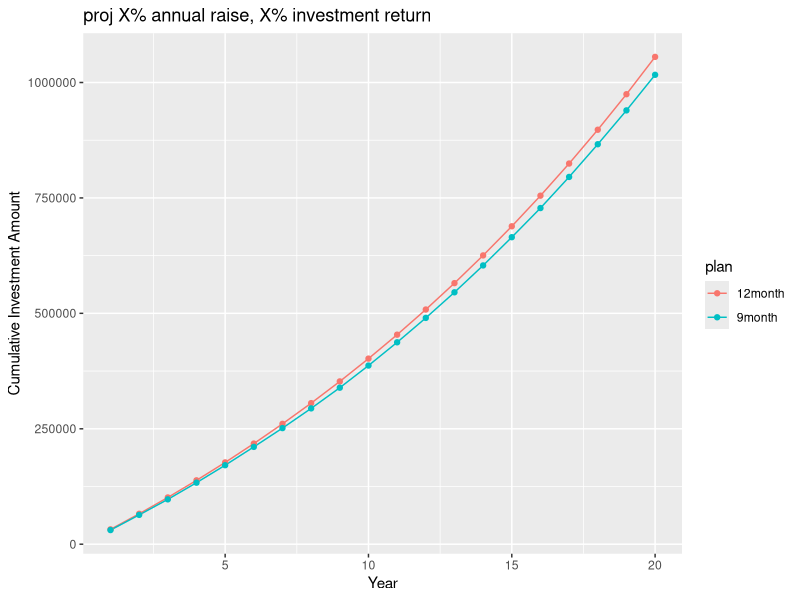
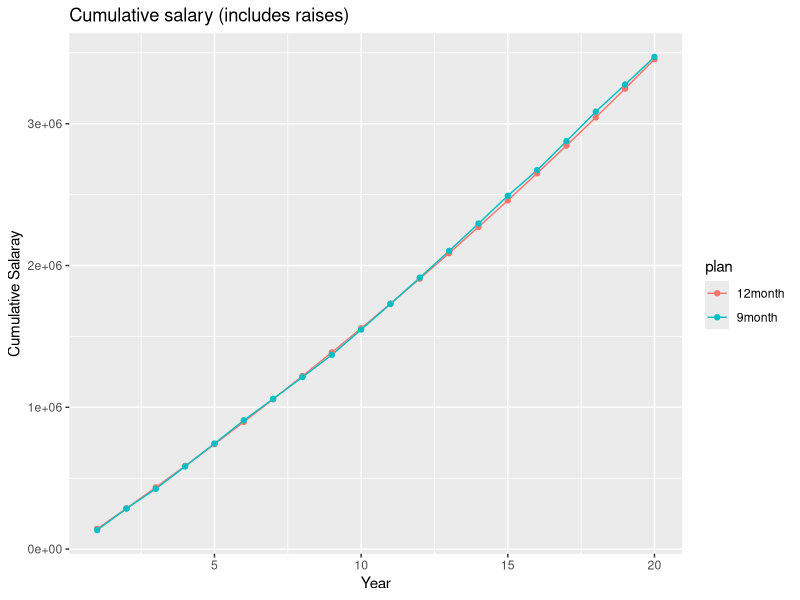

Here is the R script that generated these plots, in order:
library(tidyverse)

rm(list = ls())

Sal.init.12=134000 #initial salary
annual.raise=2 #percent annual raise, estimated

salary.reduction=2 #percent decrease in 12 mo salary if accepting 9 mo appt

raise.yr1.9mo=0 #percent raise in yr 1 if moving to 9 mo
raise.yr2.9mo=0 #percent raise in yr 2 if moving to 9 mo
raise.yr3.9mo=2 #percent raise in yr 3 if moving to 9 mo

# If you move to a 9 month appointment, you can try to get summer salary. 
# Here you can modify how many months of 
# salary you get from grants in yrs 1-3
salary.grant.months.yr1=1 #9 mo only
salary.grant.months.yr2=1 #9 mo only
salary.grant.months.yr3=1 #9 mo only

#Your new 9 mo salary
Sal.1.9=Sal.init.12*(1+raise.yr1.9mo/100)*(1-(salary.reduction)/100) 
Sal.2.9=Sal.1.9*(1+raise.yr2.9mo/100)
Sal.3.9=Sal.2.9*(1+raise.yr3.9mo/100)

#new 9 month salary + summer any summer salary you get (calculated as 1/9 of total)
###QUESTION: should this be based on old 12 month salary or the new 9 month salary after any salary reductions?
###QUESTION: should summer salary be based on original salary or new 9 month salary????
Sal.1.9.with.summer=Sal.1.9+(Sal.init.12/9*salary.grant.months.yr1) 
Sal.2.9.with.summer=Sal.1.9+(Sal.init.12/9*salary.grant.months.yr2) 
Sal.3.9.with.summer=Sal.1.9+(Sal.init.12/9*salary.grant.months.yr3) 

annual.rate=6 #annual percent interest rate of investments (estimate)
years_to_project<-20  #for projections of future salary
prob=0.50 #prob of having summer salary in years 4-24
actual_summer_salary_funded<-1 #You can estimate how many months of summer salary ytou get 

## retain 12 month appointment
#############

# DO NOT CHANGE THIS!

rate=annual.rate/12 #we are compounfing monthly so divide annual rate by 12
n=12 # no of months projecting we are doing this we are doing 3 annual projections to see amount after 36 months 

# Total investment at the end of 36 mos (principal + Interest): retain 12 month salary & raises
# YEAR 1
Sal.1.12=Sal.init.12*(1+annual.raise/100)
P1.12=(Sal.1.12/12)*0.0514 #amount of monthly deposit = monthly salary * percent placed in investment account

# This code creates a vector, prin with the principle at the beginning of each period, 
# and then a vector int containing the interest earned in that period. 
prin1.12 <- P1.12 * (1+rate/100)^(0:(n-1))
int1.12  <- prin1.12 * rate/100
totalInt.1.12 <- sum(int1.12)
Invest.proj.1.12<-totalInt.1.12+sum(prin1.12)

# YEAR 2
Sal.2.12=Sal.1.12*(1+annual.raise/100)
P2.12=(Sal.2.12/12)*0.0514 #amount of monthly deposit = monthly salary * percent placed in investment account

prin2.12 <- (P2.12) * (1+rate/100)^(0:(n-1))
int2.12  <- prin2.12 * rate/100
totalInt.2.12 <- sum(int2.12)

carry.forward.2.12<-Invest.proj.1.12*(1+rate/100)^(0:(n-1))
carry.forward.2.12<-carry.forward.2.12[12]
Invest.proj.2.12<-sum(prin2.12)+totalInt.2.12+carry.forward.2.12

# YEAR 3
Sal.3.12=Sal.2.12*(1+annual.raise/100)
P3.12=(Sal.2.12/12)*0.0514 #amount of monthly deposit = monthly salary * percent placed in investment account

prin3.12 <- (P3.12) * (1+rate/100)^(0:(n-1))
int3.12  <- prin3.12 * rate/100
totalInt.3.12 <- sum(int3.12)

carry.forward.3.12<-Invest.proj.2.12*(1+rate/100)^(0:(n-1))
carry.forward.3.12<-carry.forward.3.12[12]
Invest.proj.3.12<-sum(prin3.12)+totalInt.3.12+carry.forward.3.12

# TOTAL after 36 months
Invest.proj.3.12

#############
## move to a 9 month appointment
#############


# Total investment at the end of 36 mos (principal + Interest): 9 month salary with raises

# YEAR 1
P1.9=(Sal.1.9/12)*0.0514 #amount of monthly deposit = monthly salary * percent placed in investment account

# This code creates a vector, prin with the principle at the beginning of each period, 
# and then a vector int containing the interest earned in that period. 
prin1.9 <- P1.9 * (1+rate/100)^(0:(n-1))
int1.9  <- prin1.9 * rate/100
totalInt.1.9 <- sum(int1.9)

Invest.proj.1.9<-sum(prin1.9)+totalInt.1.9
Invest.proj.1.9

# YEAR 2
P2.9=(Sal.2.9/12)*0.0514 #amount of monthly deposit = monthly salary * percent placed in investment account

prin2.9 <- (P2.9) * (1+rate/100)^(0:(n-1))
int2.9  <- prin2.9 * rate/100
totalInt.2.9 <- sum(int2.9)

carry.forward.2.9<-Invest.proj.1.9*(1+rate/100)^(0:(n-1))
carry.forward.2.9<-carry.forward.2.9[12]
Invest.proj.2.9<-sum(prin2.9)+totalInt.2.9+carry.forward.2.9
Invest.proj.2.9

# YEAR 3
P3.9=(Sal.3.9/12)*0.0514 #amount of monthly deposit = monthly salary * percent placed in investment account

prin3.9 <- (P3.9) * (1+rate/100)^(0:(n-1))
int3.9<- prin3.9 * rate/100
totalInt.3.9 <- sum(int3.9)

carry.forward.3.9<-Invest.proj.2.9*(1+rate/100)^(0:(n-1))
carry.forward.3.9<-carry.forward.3.9[12]
Invest.proj.3.9<-sum(prin3.9)+totalInt.3.9+carry.forward.3.9


# SUMMARIES
# 12 Month
Invest.proj.3.12 #retirement investment after 3 years on 12 mo appt
Sal.init.12 #salary at end of 3 years on 12 mo appt
# 9 Month
Invest.proj.3.9 #retirement investment after 3 years on 9 mo appt
Sal.3.9 #salary at end of 3 years on 9 mo appt


# PROJECTIONS

# shift to 9 month assume never get another summer after 3rd year
Base_Salary<-Sal.3.9   #WHAT SHOULD YOU CONSIDER BASE SALARY FOR 9 mos WHEN SIMULATING FORWARD?  
carry.forward<-Invest.proj.3.9

investment_return <- function(x,y,z) {
  data<-as.data.frame(seq(1:years_to_project))
  data$salary<-NA
  # data$carry.forward<-NA
  # data$totalInt.proj<-NA
  data$Invest.proj<-NA
  data$InvestmentReturn<-NA
  data$summer_salary<-NA
  data$total_salary<-NA
  data$InvestmentReturn_cumulative<-NA
  
  for (i in 1:z) {

    
    summer_salary<-Base_Salary/9*rbinom(length(prob), size = 1, prob=prob) #QUESTION THIS SHOULD BE 9 or 12??!!!
    total_salary<-Base_Salary+(summer_salary*actual_summer_salary_funded)
    data$total_salary[i]<-total_salary
    Projections=((total_salary)/12)*0.0514 #amount of monthly deposit = monthly salary * percent placed in investment account
    prin.proj <- Projections*(1+rate/100)^(0:(n-1))
    
    carry.forward<-carry.forward*(1+rate/100)^(0:(n-1))
    carry.forward<-carry.forward[12]
    int.proj  <- prin.proj * rate/100
    totalInt.proj <- sum(int.proj)
    Invest.proj<-sum(prin.proj)+carry.forward+totalInt.proj #Principal+Interest
    data$Invest.proj[i]<-Invest.proj
    data$year[i]
    data$salary[i]<-Base_Salary
    data$summer_salary[i]<-summer_salary
    # data$carry.forward[i]<-carry.forward
    # data$totalInt.proj[i]<-totalInt.proj
    data$InvestmentReturn[i]<-Invest.proj
    Base_Salary<-Base_Salary*(1+annual.raise/100)
    next
  }
  data[,"InvestmentReturn_cumulative"] <- cumsum(data$InvestmentReturn)
  data[,"BaseSalary_cumulative"] <- cumsum(data$salary)
  data[,"TotalSalary_cumulative"] <- cumsum(data$total_salary)
  data[,"plan"] <- "9month"
  # ReturnList <- list("Projected.Investment.Return" = Invest.proj, "Salary" = Base_Salary.end.yr3)
  return(data)
  # return(ReturnList)
  
}
projections.9mos<-investment_return(Base_Salary,carry.forward,years_to_project)
projections.9mos


###PROJ 12 mos

Base_Salary<-Sal.3.12
carry.forward<-Invest.proj.3.12

investment_return <- function(x,y,z) {
  data<-as.data.frame(seq(1:years_to_project))
  data$salary<-NA
  # data$carry.forward<-NA
  # data$totalInt.proj<-NA
  data$Invest.proj<-NA
  data$InvestmentReturn<-NA
  data$summer_salary<-NA
  data$total_salary<-NA
  data$InvestmentReturn_cumulative<-NA
  
  for (i in 1:z) {
    
    
    summer_salary<-Base_Salary/12*rbinom(length(prob), size = 1, prob=prob) #QUESTION THIS SHOULD BE 9 or 12??!!!
    actual_summer_salary_funded<-0 #You can calibrate how much you get (i.e., ask for 50% of salary or 100% of salary, etc.)
    total_salary<-Base_Salary+(summer_salary*actual_summer_salary_funded)
    data$total_salary[i]<-total_salary
    Projections=((total_salary)/12)*0.0514 #amount of monthly deposit = monthly salary * percent placed in investment account
    prin.proj <- Projections*(1+rate/100)^(0:(n-1))
    
    carry.forward<-carry.forward*(1+rate/100)^(0:(n-1))
    carry.forward<-carry.forward[12]
    int.proj  <- prin.proj * rate/100
    totalInt.proj <- sum(int.proj)
    Invest.proj<-sum(prin.proj)+carry.forward+totalInt.proj #Principal+Interest
    data$Invest.proj[i]<-Invest.proj
    data$year[i]
    data$salary[i]<-Base_Salary
    data$summer_salary[i]<-summer_salary
    # data$carry.forward[i]<-carry.forward
    # data$totalInt.proj[i]<-totalInt.proj
    data$InvestmentReturn[i]<-Invest.proj
    Base_Salary<-Base_Salary*(1+annual.raise/100)
    next
  }
  data[,"InvestmentReturn_cumulative"] <- cumsum(data$InvestmentReturn)
  data[,"BaseSalary_cumulative"] <- cumsum(data$salary)
  data[,"TotalSalary_cumulative"] <- cumsum(data$total_salary)
  data[,"plan"] <- "12month"
  # ReturnList <- list("Projected.Investment.Return" = Invest.proj, "Salary" = Base_Salary.end.yr3)
  return(data)
  # return(ReturnList)
  
}
projections.12mos<-investment_return(Base_Salary,carry.forward,years_to_project)
projections.12mos


### VIsualize 

DATA<-bind_rows(projections.12mos,projections.9mos)
DATA<-DATA %>% rename("year"="seq(1:years_to_project)")
DATA$plan<-as.factor(DATA$plan)
str(DATA)

# Invest over time

plot.proj.invest<-ggplot(data=DATA, aes(x=year, y=(InvestmentReturn_cumulative), group=plan,colour=plan)) +
  geom_line() +
  geom_point() +
  ylab("Cumulative Investment Amount") + xlab("Year") +
  ggtitle("proj X% annual raise, X% investment return")
plot.proj.invest


plot.proj.cum.sal<-ggplot(data=DATA, aes(x=year, y=(TotalSalary_cumulative), group=plan,colour=plan)) +
  geom_line() +
  geom_point() +
  ylab("Cumulative Salaray") + xlab("Year") +
  ggtitle("Cumulative salary (includes raises)")
plot.proj.cum.sal




# stay 12: DIFF IN CUMULATIVE SALARY  
sal.diff.cum<-projections.12mos$TotalSalary_cumulative[years_to_project]-projections.9mos$TotalSalary_cumulative[years_to_project]

# stay 12: DIFF IN CUMULATIVE INVEST  
inv.diff.cum<-projections.12mos$InvestmentReturn_cumulative[years_to_project]-projections.9mos$InvestmentReturn_cumulative[years_to_project]


# Net if stay 12
net.diff.cum<-sal.diff.cum+inv.diff.cum
net.diff.cum


# 
# SI+OMETHING WROING HERE SO REDID ABIVE
# # stay at 12 month
# Base_Salary<-Sal.3.12
# Total.invest<-Invest.proj.3.12
# 
# 
# 
# investment_return <- function(x,y,z) {
#   data<-as.data.frame(seq(1:years_to_project))
#   data$salary<-NA
#   # data$carry.forward<-NA
#   # data$totalInt.proj<-NA
#   data$InvestmentReturn<-NA
#   data$InvestmentReturn_cumulative<-NA
#   data$total_salary<-NA
#   
#   for (i in 1:z) {
#     
#     prob=0 #prob of having summer salary in years 4-24
#     summer_salary<-Base_Salary/12*rbinom(length(prob), size = 1, prob=prob)
#     actual_summer_salary_funded<-0
#     total_salary<-Base_Salary+(summer_salary*actual_summer_salary_funded)
#     data$total_salary[i]<-total_salary
#     Projections=((total_salary)/12)*0.0514 #amount of monthly deposit = monthly salary * percent placed in investment account
#     prin.proj <- Projections*(1+rate/100)^(0:(n-1))
#     
#     carry.forward<-Total.invest*(1+rate/100)^(0:(n-1))
#     carry.forward<-carry.forward[12]
#     int.proj  <- prin.proj * rate/100
#     totalInt.proj <- sum(int.proj)
#     Invest.proj<-sum(prin.proj)+carry.forward+totalInt.proj #Principal+Interest
#     data$year[i]
#     data$salary[i]<-Base_Salary
#     # data$carry.forward[i]<-carry.forward
#     # data$totalInt.proj[i]<-totalInt.proj
#     data$InvestmentReturn[i]<-Invest.proj
#     Base_Salary<-Base_Salary*(1+annual.raise/100)
#     next
#   }
#   data[,"InvestmentReturn_cumulative"] <- cumsum(data$InvestmentReturn)
#   data[,"BaseSalary_cumulative"] <- cumsum(data$salary)
#   data[,"TotalSalary_cumulative"] <- cumsum(data$total_salary)
#   data[,"plan"] <- "12month"
#   # ReturnList <- list("Projected.Investment.Return" = Invest.proj, "Salary" = Base_Salary.end.yr3)
#   return(data)
#   # return(ReturnList)
#   
# }
# 
# 
# projections.12mos<-investment_return(Base_Salary,Total.invest,years_to_project)
# projections.12mos








